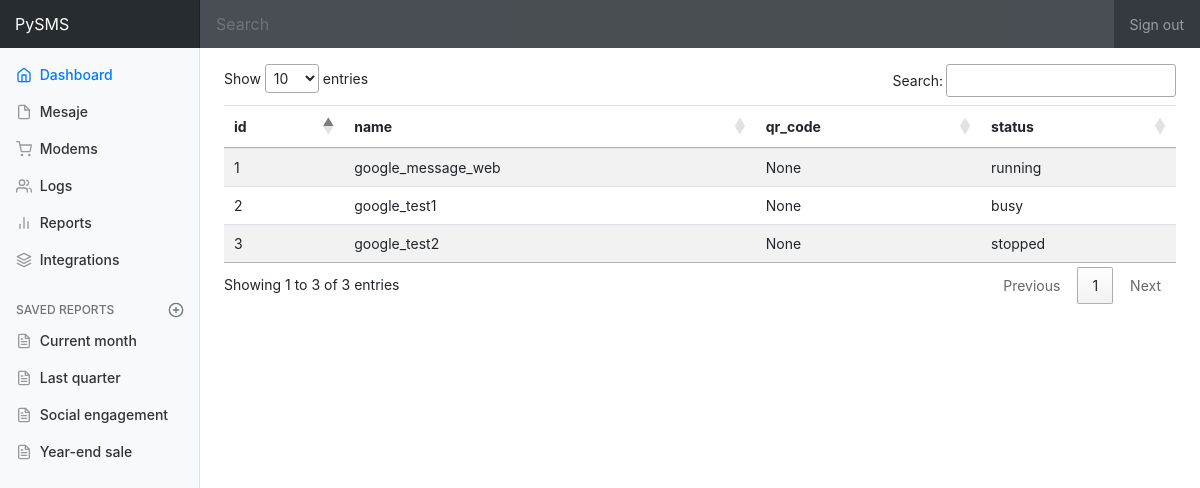
The page /modems on the database its author committed.
### models.py (models this page shows)
class Modem(db.Model):
    id = db.Column(db.Integer, primary_key=True)
    name = db.Column(db.String(80), unique=True, nullable=False)
    type = db.Column(db.String(80), nullable=False)
    qr_code = db.Column(db.String(800), nullable=True)
    status = db.Column(db.String(80), nullable=False)

### views.py (the view)
@app.route('/modems')
def modem():
    all_modems = Modem.query.all()
    return render_template('modems.html', all_modems=all_modems)

### templates/modems.html (shortened to what this page needs)
{% extends 'base.html' %}
{% block content %}
<div class="table-responsive">
          <table id="table_modem" class="table table-striped">
            <thead>
              <tr>
                <th>id</th>
                <th>name</th>
                <th>qr_code</th>
                <th>status</th>
              </tr>
            </thead>
            <tbody>
              {% for modem in all_modems %}
              <tr>
                <td>{{ modem.id }}</td>
                <td>{{ modem.name }}</td>
                <td>{{ modem.qr_code }}</td>
                <td>{{ modem.status }}</td>
              </tr>
              {% endfor %}
            </tbody>
          </table>
        </div>
{% endblock %}
{% block scripts %}
<link rel="stylesheet" href="https://cdn.datatables.net/1.10.21/css/jquery.dataTables.min.css">
{% endblock %}

### static/css/dashboard.css (style rules this page uses)
body { font-size: .875rem; }

### rows shown on the page
Modem: id "1", name "google_message_web", qr_code "None", status "running"
Modem: id "2", name "google_test1", qr_code "None", status "busy"
Modem: id "3", name "google_test2", qr_code "None", status "stopped"
